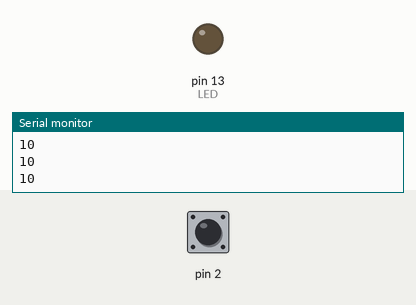
A sketch run on a simulated Arduino Uno, built with avr-gcc and run on an emulated ATmega328P. On the bench: output pins drawn as LEDs (lit = HIGH), the last lines printed to the serial monitor. The test bench sets the inputs (shaded band); at power-on: pin 2 HIGH.

Above: at 1.2 s.
1.3 s: pin 2 pulled LOW for 0.15 s
At 1.38 s:
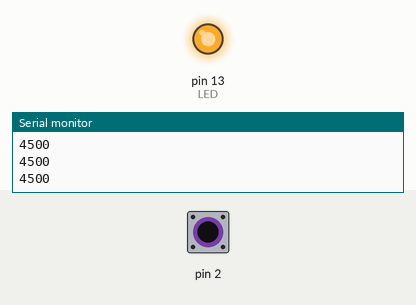
2.9 s: pin 2 pulled LOW for 3.2 s
At 6.8 s:
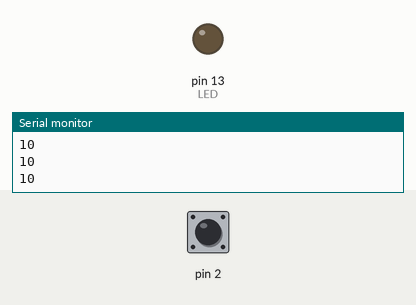
Timing chart, 0 to 8.3 s (numbered marks = the images above; inputs shaded):
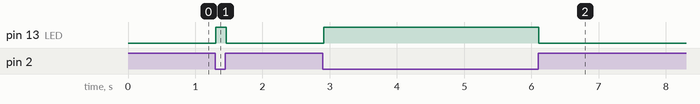

The sketch:

CapacitiveSensor.ino
```cpp
// (licence header left out)
#include<CapacitiveSensor.h>

CapacitiveSensor sensor = CapacitiveSensor(4,2);

int th = 120;
int LED = 13;

void setup()
{
  Serial.begin(9600);
  pinMode(LED, OUTPUT);
}

void loop()
{
  long sensorValue = sensor.capacitiveSensor(30);
  Serial.println(sensorValue);

  if (sensorValue > th)
  {
    digitalWrite(LED, HIGH);
  }
  else
  {
    digitalWrite(LED, LOW);
  }
  delay(10);
}
```

Measured:
- after the input at 1.3 s, pin 13 (LED): LOW → HIGH at once, → LOW 0.16 s later
- after the input at 2.9 s, pin 13 (LED): LOW → HIGH at once, → LOW 3.2 s later
